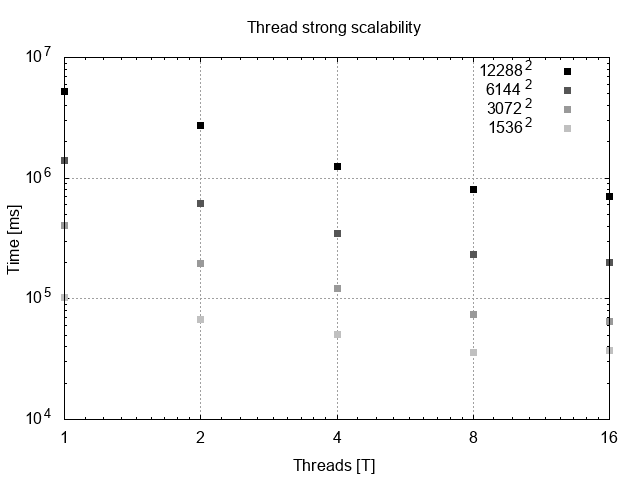

This chart was generated by the following gnuplot code:
set title "Thread strong scalability"
set datafile separator ","
set xlabel 'Threads [T]'
set ylabel 'Time [ms]'
set grid
set term png
set view map
set output 'thread-strong-scalability.png'
set autoscale fix
set logscale
set format y "10^%L"
set xtics 2

set linetype 12288 lc rgb '#000000'
set linetype 6144 lc rgb '#555555'
set linetype 3072 lc rgb '#999999'
set linetype 1536 lc rgb '#C0C0C0'

plot for [indx in "12288 6144 3072 1536"] \
	'single.csv' using ($1==indx ? $2 : 1/0):5 \
	pt 5 ps 1 lc indx \
	title sprintf("%s^2", indx);

a=system("awk -F "," '{ if($1 == 12288) print $2 $5}' single.csv")

